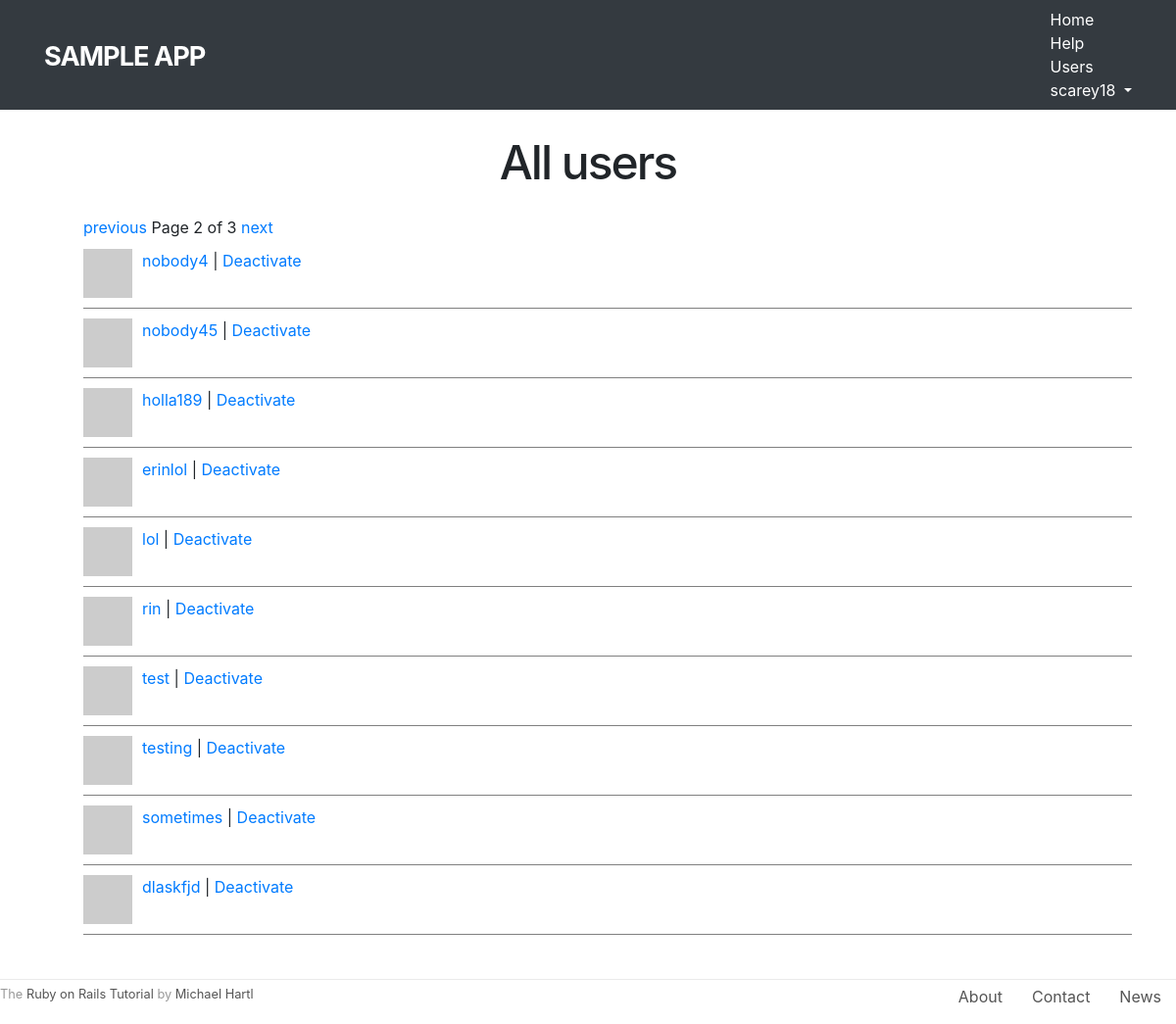
The page /users?page=2 (signed in) on the database as committed earlier.
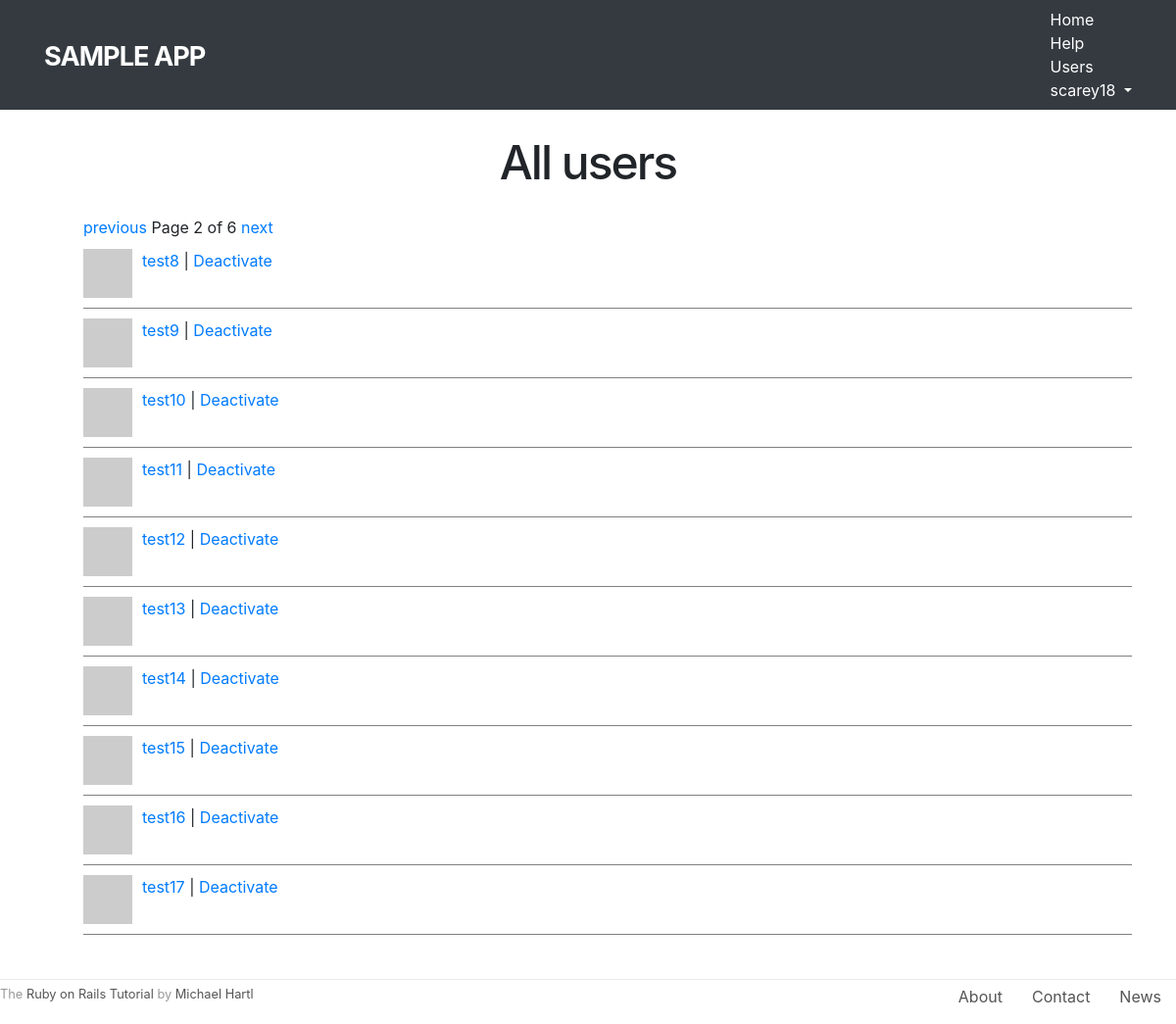
The same page on the database as committed later.
### static_pages/models.py (models this page shows, shortened)
class User(AbstractUser):
    is_active = models.BooleanField(default=False)
    activation_id = models.SlugField(null=True, blank=True, default=None)
    following = models.ManyToManyField(
                    'self',
                    symmetrical=False,
                    related_name='followers',
                    blank=True,
                    default=None
                )
    REQUIRED_FIELDS = ['email']
    def get_absolute_url(self):
        return reverse('static_pages:profile', args=(self.pk,))
    def gravatar(self, size=80):
        digest = hashlib.md5(self.email.encode()).hexdigest()
        url = f'http://www.gravatar.com/avatar/{digest}'
        img_tag = f'<img src="{url}" height="{size}" width="{size}" class="gravatar">'
        wrapped_img_tag = f'<a href="{self.get_absolute_url()}">{img_tag}</a>'
        return mark_safe(wrapped_img_tag)
    def index_gravatar(self):
        return self.gravatar(50)

### static_pages/views.py (the view)
# urls.py: path('users', views.IndexView.as_view(), name='index'),
class IndexView(LoginRequiredMixin, ListView):
    template_name = 'static_pages/index.html'
    model = User
    paginate_by = 10
    def get_context_data(self, **kwargs):
        context = super().get_context_data(**kwargs)
        context['page_title'] = 'Users'
        return context
    def get_queryset(self):
        return active_users()

### static_pages/views.py (called while the page is built)
def active_users():
    return User.objects.filter(is_active=True)

### static_pages/templates/static_pages/index.html
{% extends 'base.html' %}
{% block content %}
<h1>All users</h1>
{% include 'partials/user_list.html' with page_obj=page_obj user_list=user_list %}
{% endblock %}

### static_pages/templates/partials/user_list.html
<ul class="users">
    <div class="pagination">
        <span class="step-links">
            {% if page_obj.has_previous %}
                <a href="?page={{ page_obj.previous_page_number }}">previous</a>
            {% endif %}
            <span class="current">
                Page {{ page_obj.number }} of {{ page_obj.paginator.num_pages }}
            </span>
            {% if page_obj.has_next %}
                <a href="?page={{ page_obj.next_page_number }}">next</a>
            {% endif %}
        </span>
    </div>
    {% for u in page_obj.object_list %}
    <li>
        {{ u.index_gravatar }}
        <a href="{% url 'static_pages:profile' u.pk %}">{{ u.username }}</a>
        {% if user.is_superuser %}
        | <a href="{% url 'static_pages:deactivate' u.pk %}">Deactivate</a>
        {% endif %}
    </li>
    {% endfor %}
</ul>

Rows that differ between the two databases and show on the page:
removed User: username "nobody4"
removed User: username "nobody45"
removed User: username "holla189"
no longer on this page (row edited): User: username "erinlol"
no longer on this page (row edited): User: username "lol"
no longer on this page (row edited): User: username "rin"
no longer on this page (row edited): User: username "test"
no longer on this page (row edited): User: username "testing"
no longer on this page (row edited): User: username "sometimes"
no longer on this page (row edited): User: username "dlaskfjd"
added User: username "test8"
now on this page (row edited): User: username "test9"
now on this page (row edited): User: username "test10"
now on this page (row edited): User: username "test11"
now on this page (row edited): User: username "test12"
now on this page (row edited): User: username "test13"
added User: username "test14"
added User: username "test15"
now on this page (row edited): User: username "test16"
added User: username "test17"
Other text that changed with them:
{{ page_obj.paginator.num_pages }}: "3" → "6"
